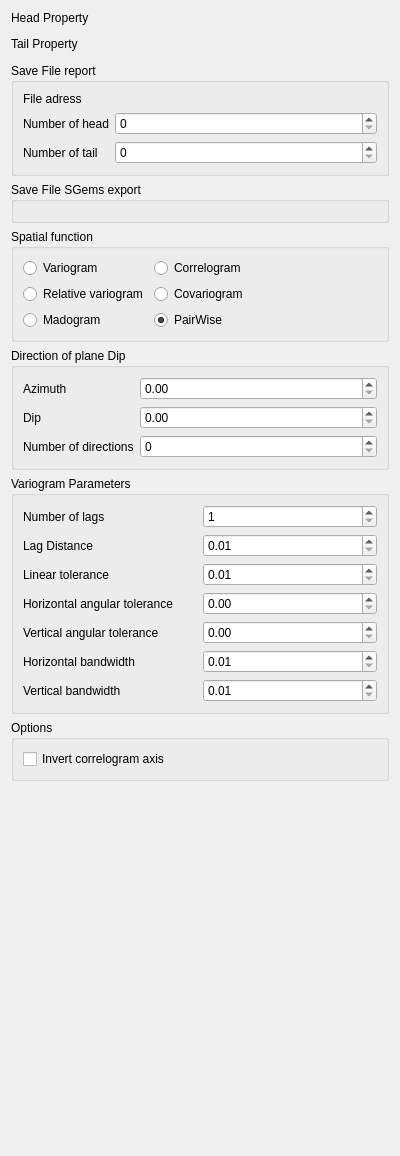
<?xml version="1.0" encoding="UTF-8"?>
<ui version="4.0">
 <class>Dip</class>
 <widget class="QWidget" name="Dip">
  <property name="geometry">
   <rect>
    <x>0</x>
    <y>0</y>
    <width>400</width>
    <height>1156</height>
   </rect>
  </property>
  <property name="windowTitle">
   <string>Form</string>
  </property>
  <property name="AlgorithmCategory" stdset="0">
   <string>Lpm</string>
  </property>
  <property name="AlgorithmDescription" stdset="0">
   <string>variogram_2</string>
  </property>
  <layout class="QVBoxLayout" name="verticalLayout">
   <item>
    <widget class="QLabel" name="label_2">
     <property name="text">
      <string>Head Property</string>
     </property>
    </widget>
   </item>
   <item>
    <widget class="PropertySelectorNoRegion" name="head_prop"/>
   </item>
   <item>
    <widget class="QLabel" name="label">
     <property name="text">
      <string>Tail Property</string>
     </property>
    </widget>
   </item>
   <item>
    <widget class="PropertySelectorNoRegion" name="tail_prop"/>
   </item>
   <item>
    <widget class="QGroupBox" name="groupBox_5">
     <property name="title">
      <string>Save File report</string>
     </property>
     <layout class="QFormLayout" name="formLayout_3">
      <item row="0" column="0">
       <widget class="QLabel" name="label_17">
        <property name="text">
         <string>File adress</string>
        </property>
       </widget>
      </item>
      <item row="3" column="0">
       <widget class="QLabel" name="label_18">
        <property name="text">
         <string>Number of head</string>
        </property>
       </widget>
      </item>
      <item row="3" column="1">
       <widget class="QSpinBox" name="NHEAD"/>
      </item>
      <item row="4" column="0">
       <widget class="QLabel" name="label_19">
        <property name="text">
         <string>Number of tail</string>
        </property>
       </widget>
      </item>
      <item row="4" column="1">
       <widget class="QSpinBox" name="NTAIL"/>
      </item>
      <item row="0" column="1">
       <widget class="FileChooser" name="Save"/>
      </item>
     </layout>
    </widget>
   </item>
   <item>
    <widget class="QGroupBox" name="groupBox_6">
     <property name="title">
      <string>Save File SGems export</string>
     </property>
     <layout class="QHBoxLayout" name="horizontalLayout_2">
      <item>
       <widget class="FileChooser" name="Save2"/>
      </item>
     </layout>
    </widget>
   </item>
   <item>
    <widget class="QGroupBox" name="groupBox">
     <property name="title">
      <string>Spatial function</string>
     </property>
     <layout class="QFormLayout" name="formLayout">
      <item row="0" column="0">
       <widget class="QRadioButton" name="C_variogram">
        <property name="text">
         <string>Variogram</string>
        </property>
       </widget>
      </item>
      <item row="0" column="1">
       <widget class="QRadioButton" name="C_correlogram">
        <property name="text">
         <string>Correlogram</string>
        </property>
       </widget>
      </item>
      <item row="1" column="0">
       <widget class="QRadioButton" name="C_relative_variogram">
        <property name="text">
         <string>Relative variogram</string>
        </property>
       </widget>
      </item>
      <item row="1" column="1">
       <widget class="QRadioButton" name="C_covariance">
        <property name="text">
         <string>Covariogram</string>
        </property>
       </widget>
      </item>
      <item row="2" column="0">
       <widget class="QRadioButton" name="C_madogram">
        <property name="text">
         <string>Madogram</string>
        </property>
       </widget>
      </item>
      <item row="2" column="1">
       <widget class="QRadioButton" name="C_PairWise">
        <property name="text">
         <string>PairWise</string>
        </property>
        <property name="checked">
         <bool>true</bool>
        </property>
       </widget>
      </item>
     </layout>
    </widget>
   </item>
   <item>
    <widget class="QGroupBox" name="groupBox_3">
     <property name="title">
      <string>Direction of plane Dip</string>
     </property>
     <layout class="QFormLayout" name="formLayout_2">
      <item row="0" column="0">
       <widget class="QLabel" name="label_10">
        <property name="text">
         <string>Azimuth </string>
        </property>
       </widget>
      </item>
      <item row="0" column="1">
       <widget class="QDoubleSpinBox" name="Azimuth">
        <property name="maximum">
         <double>360.000000000000000</double>
        </property>
       </widget>
      </item>
      <item row="2" column="0">
       <widget class="QLabel" name="label_11">
        <property name="text">
         <string>Dip </string>
        </property>
       </widget>
      </item>
      <item row="2" column="1">
       <widget class="QDoubleSpinBox" name="Dip_2">
        <property name="maximum">
         <double>360.000000000000000</double>
        </property>
       </widget>
      </item>
      <item row="4" column="0">
       <widget class="QLabel" name="label_12">
        <property name="text">
         <string>Number of directions</string>
        </property>
       </widget>
      </item>
      <item row="4" column="1">
       <widget class="QSpinBox" name="n_directions">
        <property name="maximum">
         <number>360</number>
        </property>
       </widget>
      </item>
     </layout>
    </widget>
   </item>
   <item>
    <widget class="QGroupBox" name="groupBox_2">
     <property name="title">
      <string>Variogram Parameters</string>
     </property>
     <layout class="QGridLayout" name="gridLayout_2">
      <item row="0" column="0">
       <widget class="QLabel" name="label_3">
        <property name="text">
         <string>Number of lags</string>
        </property>
       </widget>
      </item>
      <item row="0" column="1">
       <widget class="QSpinBox" name="nlags">
        <property name="minimum">
         <number>1</number>
        </property>
       </widget>
      </item>
      <item row="1" column="1">
       <widget class="QDoubleSpinBox" name="lagdistance">
        <property name="minimum">
         <double>0.010000000000000</double>
        </property>
        <property name="maximum">
         <double>10000.000000000000000</double>
        </property>
       </widget>
      </item>
      <item row="2" column="0">
       <widget class="QLabel" name="label_5">
        <property name="text">
         <string>Linear tolerance</string>
        </property>
       </widget>
      </item>
      <item row="4" column="1">
       <widget class="QDoubleSpinBox" name="vtolangular">
        <property name="minimum">
         <double>0.000000000000000</double>
        </property>
        <property name="maximum">
         <double>360.000000000000000</double>
        </property>
       </widget>
      </item>
      <item row="2" column="1">
       <widget class="QDoubleSpinBox" name="lineartolerance">
        <property name="minimum">
         <double>0.010000000000000</double>
        </property>
        <property name="maximum">
         <double>10000.000000000000000</double>
        </property>
       </widget>
      </item>
      <item row="4" column="0">
       <widget class="QLabel" name="label_7">
        <property name="text">
         <string>Vertical angular tolerance</string>
        </property>
       </widget>
      </item>
      <item row="5" column="0">
       <widget class="QLabel" name="label_8">
        <property name="text">
         <string>Horizontal bandwidth</string>
        </property>
       </widget>
      </item>
      <item row="3" column="0">
       <widget class="QLabel" name="label_6">
        <property name="text">
         <string>Horizontal angular tolerance</string>
        </property>
       </widget>
      </item>
      <item row="3" column="1">
       <widget class="QDoubleSpinBox" name="htolangular">
        <property name="minimum">
         <double>0.000000000000000</double>
        </property>
        <property name="maximum">
         <double>360.000000000000000</double>
        </property>
       </widget>
      </item>
      <item row="1" column="0">
       <widget class="QLabel" name="label_4">
        <property name="text">
         <string>Lag Distance</string>
        </property>
       </widget>
      </item>
      <item row="5" column="1">
       <widget class="QDoubleSpinBox" name="hband">
        <property name="minimum">
         <double>0.010000000000000</double>
        </property>
        <property name="maximum">
         <double>10000.000000000000000</double>
        </property>
       </widget>
      </item>
      <item row="6" column="1">
       <widget class="QDoubleSpinBox" name="vband">
        <property name="minimum">
         <double>0.010000000000000</double>
        </property>
        <property name="maximum">
         <double>10000.000000000000000</double>
        </property>
       </widget>
      </item>
      <item row="6" column="0">
       <widget class="QLabel" name="label_9">
        <property name="text">
         <string>Vertical bandwidth</string>
        </property>
       </widget>
      </item>
     </layout>
    </widget>
   </item>
   <item>
    <widget class="QGroupBox" name="groupBox_4">
     <property name="title">
      <string>Options</string>
     </property>
     <layout class="QGridLayout" name="gridLayout">
      <item row="0" column="0">
       <widget class="QCheckBox" name="Inv">
        <property name="text">
         <string>Invert correlogram axis </string>
        </property>
       </widget>
      </item>
     </layout>
    </widget>
   </item>
   <item>
    <spacer name="verticalSpacer">
     <property name="orientation">
      <enum>Qt::Vertical</enum>
     </property>
     <property name="sizeHint" stdset="0">
      <size>
       <width>20</width>
       <height>40</height>
      </size>
     </property>
    </spacer>
   </item>
  </layout>
 </widget>
 <customwidgets>
  <customwidget>
   <class>PropertySelectorNoRegion</class>
   <extends>QWidget</extends>
   <header>qtplugins/selectors.h</header>
  </customwidget>
  <customwidget>
   <class>FileChooser</class>
   <extends>QWidget</extends>
   <header>qtplugins/filechooser.h</header>
  </customwidget>
 </customwidgets>
 <tabstops>
  <tabstop>NHEAD</tabstop>
  <tabstop>NTAIL</tabstop>
  <tabstop>C_variogram</tabstop>
  <tabstop>C_relative_variogram</tabstop>
  <tabstop>C_madogram</tabstop>
  <tabstop>C_correlogram</tabstop>
  <tabstop>C_covariance</tabstop>
  <tabstop>C_PairWise</tabstop>
  <tabstop>nlags</tabstop>
  <tabstop>lagdistance</tabstop>
  <tabstop>lineartolerance</tabstop>
  <tabstop>htolangular</tabstop>
  <tabstop>vtolangular</tabstop>
  <tabstop>hband</tabstop>
  <tabstop>vband</tabstop>
  <tabstop>Inv</tabstop>
 </tabstops>
 <resources/>
 <connections/>
</ui>
